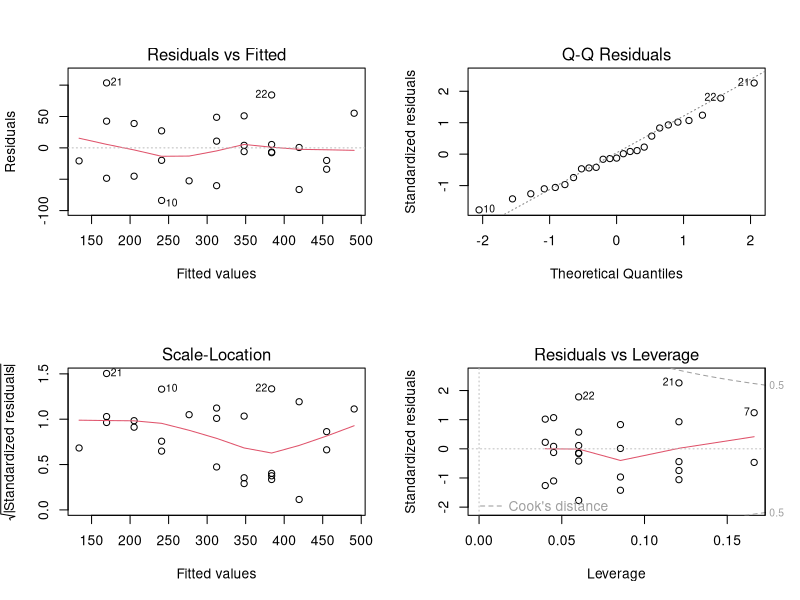
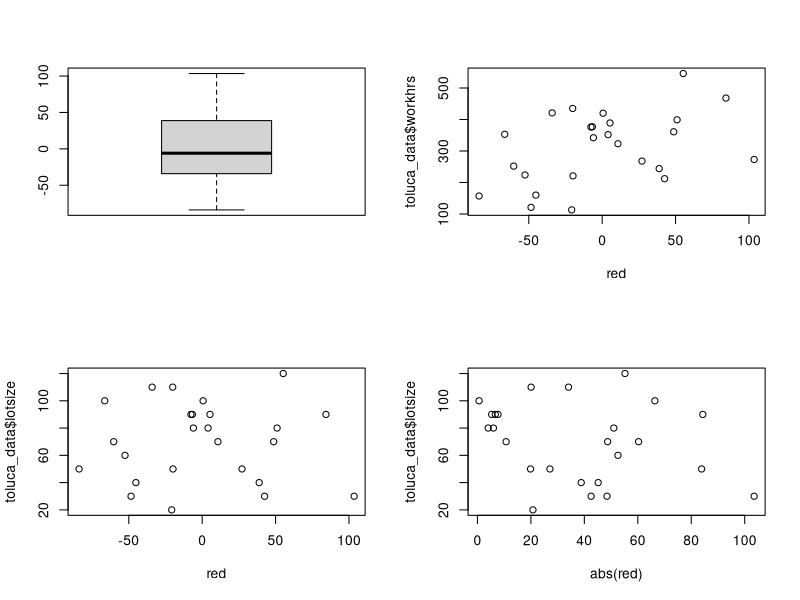
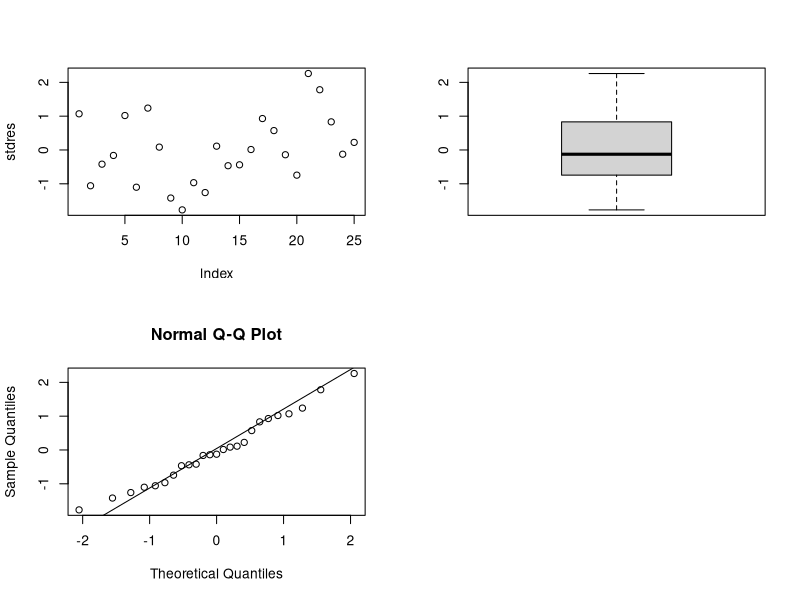

Write R code to recreate these figures, in order. (Note: this script raises an error after producing the figures.)
## ---- chunk 1
toluca_data = read.csv("toluca_data.csv")
toluca.reg<-lm(workhrs~lotsize,data=toluca_data)
summary(toluca.reg)
## ---- chunk 2
par(mfrow=c(2,2))
plot(toluca.reg)

## ---- chunk 3
par(mfrow=c(2,2))
red = toluca.reg$residuals
boxplot(red)
plot(red, toluca_data$workhrs)
plot(red,toluca_data$lotsize)
plot(abs(red), toluca_data$lotsize)
## ---- chunk 4
par(mfrow=c(2,2))
stdres = rstandard(toluca.reg)
plot(stdres)
boxplot(stdres)
qqnorm(stdres)
qqline(stdres)
## ---- chunk 5
# Brown-Forsythe Test
summary(toluca.reg)
summary(toluca_data$lotsize)
## ---- chunk 6
bf_dat = data.frame(toluca_data$lotsize, toluca.reg$residuals)
bf_dat
## ---- chunk 7
# Selecting rows less than the median value of 
# the lotsize (obtained above through summary()).
bf_dat1 = bf_dat[bf_dat[,1]<=70,]
bf_dat1
## ---- chunk 8
# Selecting rows greater than the median value of 
# the lotsize (obtained above through summary()).
bf_dat2 = bf_dat[bf_dat[,1]>=70,]
bf_dat
## ---- chunk 9
summary(bf_dat1[,2])
## ---- chunk 10
d1i = abs(bf_dat1[,2]+19.876)
d1i
## ---- chunk 11
mean(d1i)
## ---- chunk 12
## Breusch-Pagan Test
ei2 = toluca.reg$residuals^2
f1 = lm(ei2~toluca_data$lotsize)
summary(f1)

## ---- chunk 13
anova(f1)
## ---- chunk 14
anova(toluca.reg)
## ---- chunk 15
## Textbook formula
SSR1 = 7896142
SSE = 54825
n = 25
X_BP2 = (SSR1/2)/((SSE/n)^2)
X_BP2
## ---- chunk 16
## Box-Cox Transformation
library(MASS)
par(mfrow=c(1,1))
boxcox(toluca.reg, lambda=seq(-5,5, by=0.1))

## ---- chunk 17

## ---- chunk 18

## ---- chunk 19

